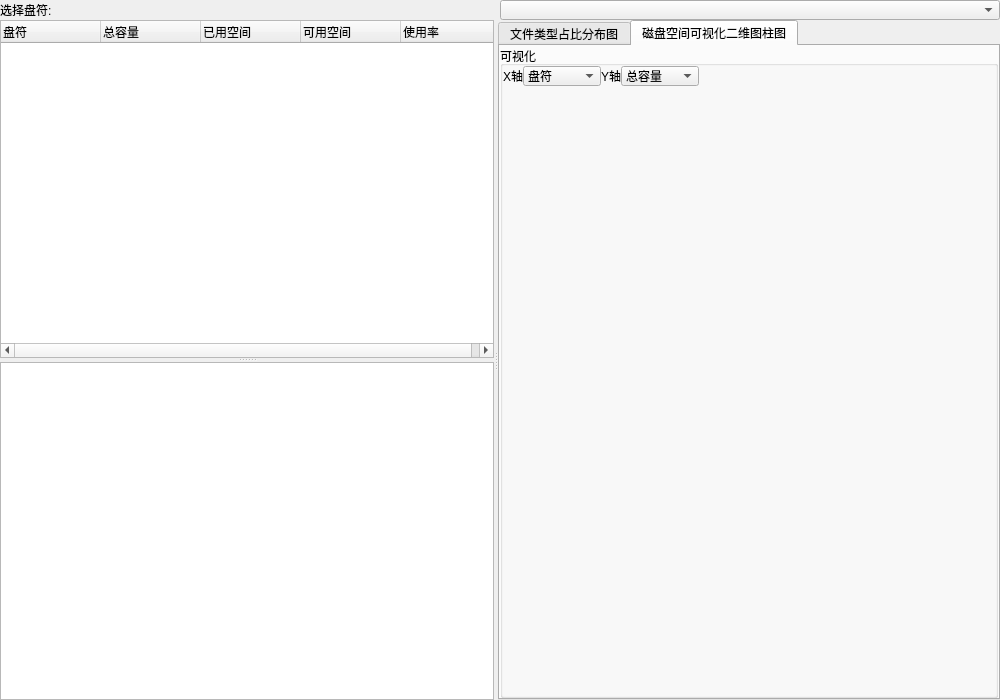
<?xml version="1.0" encoding="UTF-8"?>
<ui version="4.0">
 <class>DiskAnalyzer</class>
 <widget class="QMainWindow" name="DiskAnalyzer">
  <property name="geometry">
   <rect>
    <x>0</x>
    <y>0</y>
    <width>1000</width>
    <height>700</height>
   </rect>
  </property>
  <property name="windowTitle">
   <string>磁盘分析工具</string>
  </property>
  <property name="windowIcon">
   <iconset resource="../Resource.qrc">
    <normaloff>:/icons/res/disk.png</normaloff>:/icons/res/disk.png</iconset>
  </property>
  <widget class="QWidget" name="centralwidget">
   <layout class="QGridLayout" name="gridLayout_3">
    <property name="leftMargin">
     <number>0</number>
    </property>
    <property name="topMargin">
     <number>0</number>
    </property>
    <property name="rightMargin">
     <number>0</number>
    </property>
    <property name="bottomMargin">
     <number>0</number>
    </property>
    <property name="spacing">
     <number>0</number>
    </property>
    <item row="0" column="0">
     <layout class="QHBoxLayout" name="horizontalLayout_3">
      <item>
       <widget class="QLabel" name="label">
        <property name="minimumSize">
         <size>
          <width>0</width>
          <height>20</height>
         </size>
        </property>
        <property name="maximumSize">
         <size>
          <width>16777215</width>
          <height>20</height>
         </size>
        </property>
        <property name="text">
         <string>选择盘符:</string>
        </property>
       </widget>
      </item>
      <item>
       <widget class="QComboBox" name="driveComboBox">
        <property name="minimumSize">
         <size>
          <width>0</width>
          <height>20</height>
         </size>
        </property>
        <property name="maximumSize">
         <size>
          <width>16777215</width>
          <height>20</height>
         </size>
        </property>
       </widget>
      </item>
     </layout>
    </item>
    <item row="1" column="0">
     <widget class="QSplitter" name="splitter_2">
      <property name="orientation">
       <enum>Qt::Horizontal</enum>
      </property>
      <widget class="QSplitter" name="splitter">
       <property name="orientation">
        <enum>Qt::Vertical</enum>
       </property>
       <widget class="QTreeWidget" name="driveInfoWidget">
        <property name="sizePolicy">
         <sizepolicy hsizetype="Preferred" vsizetype="Preferred">
          <horstretch>0</horstretch>
          <verstretch>0</verstretch>
         </sizepolicy>
        </property>
        <column>
         <property name="text">
          <string>盘符</string>
         </property>
        </column>
        <column>
         <property name="text">
          <string>总容量</string>
         </property>
        </column>
        <column>
         <property name="text">
          <string>已用空间</string>
         </property>
        </column>
        <column>
         <property name="text">
          <string>可用空间</string>
         </property>
        </column>
        <column>
         <property name="text">
          <string>使用率</string>
         </property>
        </column>
       </widget>
       <widget class="QTreeView" name="directoryTreeView"/>
      </widget>
      <widget class="QTabWidget" name="tabWidget">
       <property name="currentIndex">
        <number>1</number>
       </property>
       <widget class="QWidget" name="tab">
        <attribute name="title">
         <string>文件类型占比分布图</string>
        </attribute>
        <layout class="QGridLayout" name="gridLayout_2">
         <property name="leftMargin">
          <number>0</number>
         </property>
         <property name="topMargin">
          <number>0</number>
         </property>
         <property name="rightMargin">
          <number>0</number>
         </property>
         <property name="bottomMargin">
          <number>0</number>
         </property>
         <property name="spacing">
          <number>0</number>
         </property>
         <item row="0" column="0">
          <widget class="QTableView" name="fileTableView"/>
         </item>
         <item row="1" column="0">
          <widget class="QStackedWidget" name="chartStackedWidget">
           <widget class="QWidget" name="pageChart2D">
            <layout class="QVBoxLayout" name="verticalLayout_2">
             <property name="spacing">
              <number>0</number>
             </property>
             <property name="leftMargin">
              <number>0</number>
             </property>
             <property name="topMargin">
              <number>0</number>
             </property>
             <property name="rightMargin">
              <number>0</number>
             </property>
             <property name="bottomMargin">
              <number>0</number>
             </property>
             <item>
              <widget class="QChartView" name="chartView2D" native="true">
               <property name="minimumSize">
                <size>
                 <width>0</width>
                 <height>150</height>
                </size>
               </property>
              </widget>
             </item>
            </layout>
           </widget>
           <widget class="QWidget" name="pageChart3D">
            <layout class="QVBoxLayout" name="verticalLayout_3">
             <property name="spacing">
              <number>0</number>
             </property>
             <property name="leftMargin">
              <number>0</number>
             </property>
             <property name="topMargin">
              <number>0</number>
             </property>
             <property name="rightMargin">
              <number>0</number>
             </property>
             <property name="bottomMargin">
              <number>0</number>
             </property>
             <item>
              <widget class="QWidget" name="chartView3D" native="true"/>
             </item>
            </layout>
           </widget>
          </widget>
         </item>
        </layout>
       </widget>
       <widget class="QWidget" name="tab_2">
        <attribute name="title">
         <string>磁盘空间可视化二维图柱图</string>
        </attribute>
        <layout class="QGridLayout" name="gridLayout">
         <property name="leftMargin">
          <number>0</number>
         </property>
         <property name="topMargin">
          <number>0</number>
         </property>
         <property name="rightMargin">
          <number>0</number>
         </property>
         <property name="bottomMargin">
          <number>0</number>
         </property>
         <property name="spacing">
          <number>0</number>
         </property>
         <item row="0" column="0">
          <widget class="QWidget" name="widget" native="true">
           <layout class="QGridLayout" name="gridLayout_4">
            <property name="leftMargin">
             <number>0</number>
            </property>
            <property name="topMargin">
             <number>0</number>
            </property>
            <property name="rightMargin">
             <number>0</number>
            </property>
            <property name="bottomMargin">
             <number>0</number>
            </property>
            <property name="spacing">
             <number>0</number>
            </property>
            <item row="0" column="0">
             <widget class="QGroupBox" name="groupBox">
              <property name="title">
               <string>可视化</string>
              </property>
              <layout class="QGridLayout" name="gridLayout_5">
               <property name="leftMargin">
                <number>0</number>
               </property>
               <property name="topMargin">
                <number>0</number>
               </property>
               <property name="rightMargin">
                <number>0</number>
               </property>
               <property name="bottomMargin">
                <number>0</number>
               </property>
               <property name="spacing">
                <number>0</number>
               </property>
               <item row="0" column="0">
                <layout class="QHBoxLayout" name="horizontalLayout_2">
                 <item>
                  <widget class="QLabel" name="label_2">
                   <property name="minimumSize">
                    <size>
                     <width>0</width>
                     <height>20</height>
                    </size>
                   </property>
                   <property name="maximumSize">
                    <size>
                     <width>16777215</width>
                     <height>20</height>
                    </size>
                   </property>
                   <property name="text">
                    <string>X轴</string>
                   </property>
                  </widget>
                 </item>
                 <item>
                  <widget class="QComboBox" name="xAxisComboBox">
                   <property name="minimumSize">
                    <size>
                     <width>0</width>
                     <height>20</height>
                    </size>
                   </property>
                   <property name="maximumSize">
                    <size>
                     <width>16777215</width>
                     <height>20</height>
                    </size>
                   </property>
                   <item>
                    <property name="text">
                     <string>盘符</string>
                    </property>
                   </item>
                   <item>
                    <property name="text">
                     <string>总容量</string>
                    </property>
                   </item>
                   <item>
                    <property name="text">
                     <string>已用空间</string>
                    </property>
                   </item>
                   <item>
                    <property name="text">
                     <string>可用空间</string>
                    </property>
                   </item>
                   <item>
                    <property name="text">
                     <string>使用率</string>
                    </property>
                   </item>
                  </widget>
                 </item>
                 <item>
                  <widget class="QLabel" name="label_3">
                   <property name="minimumSize">
                    <size>
                     <width>0</width>
                     <height>20</height>
                    </size>
                   </property>
                   <property name="maximumSize">
                    <size>
                     <width>16777215</width>
                     <height>20</height>
                    </size>
                   </property>
                   <property name="text">
                    <string>Y轴</string>
                   </property>
                  </widget>
                 </item>
                 <item>
                  <widget class="QComboBox" name="yAxisComboBox">
                   <property name="minimumSize">
                    <size>
                     <width>0</width>
                     <height>20</height>
                    </size>
                   </property>
                   <property name="maximumSize">
                    <size>
                     <width>16777215</width>
                     <height>20</height>
                    </size>
                   </property>
                   <property name="currentIndex">
                    <number>1</number>
                   </property>
                   <item>
                    <property name="text">
                     <string>盘符</string>
                    </property>
                   </item>
                   <item>
                    <property name="text">
                     <string>总容量</string>
                    </property>
                   </item>
                   <item>
                    <property name="text">
                     <string>已用空间</string>
                    </property>
                   </item>
                   <item>
                    <property name="text">
                     <string>可用空间</string>
                    </property>
                   </item>
                   <item>
                    <property name="text">
                     <string>使用率</string>
                    </property>
                   </item>
                  </widget>
                 </item>
                 <item>
                  <spacer name="horizontalSpacer_2">
                   <property name="orientation">
                    <enum>Qt::Horizontal</enum>
                   </property>
                   <property name="sizeHint" stdset="0">
                    <size>
                     <width>40</width>
                     <height>20</height>
                    </size>
                   </property>
                  </spacer>
                 </item>
                </layout>
               </item>
               <item row="1" column="0">
                <widget class="QWidget" name="barChartView" native="true"/>
               </item>
              </layout>
             </widget>
            </item>
           </layout>
          </widget>
         </item>
        </layout>
       </widget>
      </widget>
     </widget>
    </item>
   </layout>
  </widget>
  <action name="actionScan">
   <property name="text">
    <string>扫描</string>
   </property>
  </action>
  <action name="actionSwitchTo2D">
   <property name="text">
    <string>2D图</string>
   </property>
  </action>
  <action name="actionSwitchTo3D">
   <property name="text">
    <string>3D图</string>
   </property>
  </action>
 </widget>
 <customwidgets>
  <customwidget>
   <class>QChartView</class>
   <extends>QWidget</extends>
   <header>qchartview.h</header>
  </customwidget>
 </customwidgets>
 <resources>
  <include location="../Resource.qrc"/>
 </resources>
 <connections/>
</ui>
